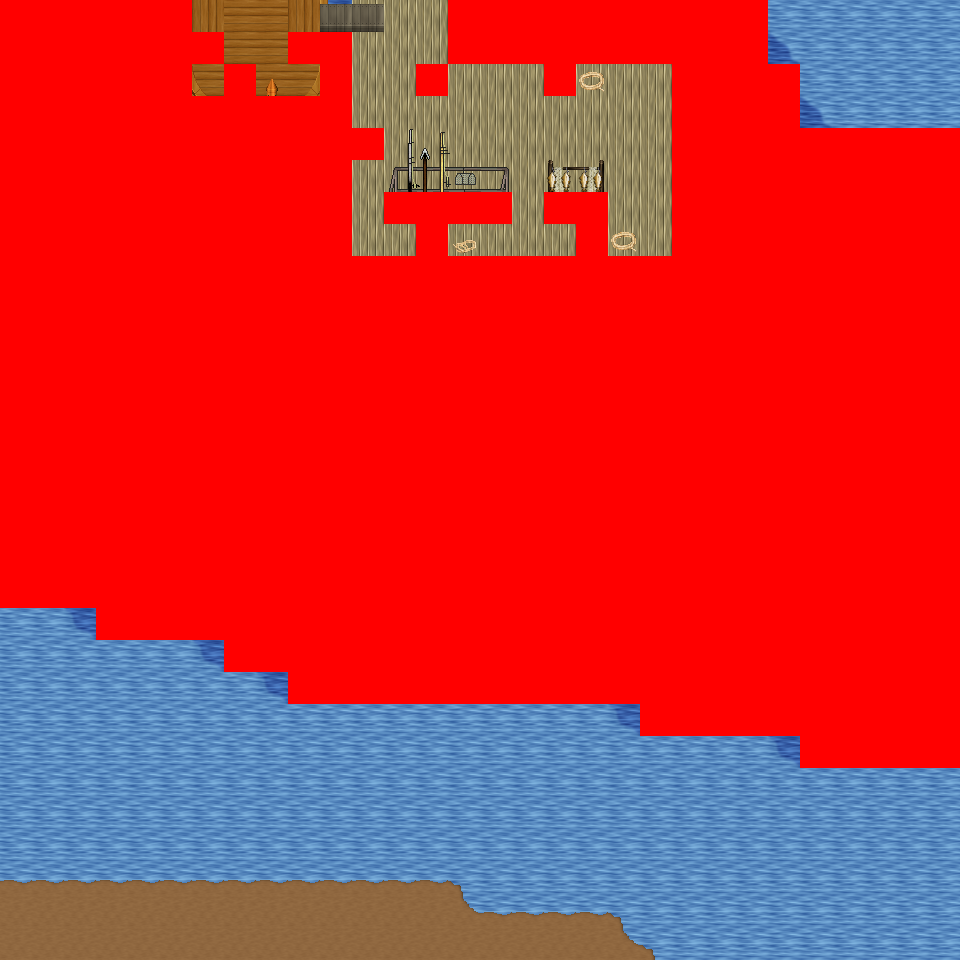

A 2D game scene composited from a Tiled map and its tileset images. What follows is a short description and the map's XML, with each tile layer's data collapsed to a summary:
An orthogonal 30x30 tile map with 32x32 px tiles, 6 tile layers (Ground, Object, Object2, Above, ...), 21 tilesets and 6 objects (6x mapExit).

<map version="1.0" orientation="orthogonal" renderorder="right-down" width="30" height="30" tilewidth="32" tileheight="32" nextobjectid="7">
  <tileset firstgid="1" name="tileset_logic_collision" tilewidth="32" tileheight="32" tilecount="1" columns="1">
    <image source="../drawable/tileset_logic_collision.png" width="32" height="32" />
  </tileset>
  <tileset firstgid="2" name="tileset_ground_ground" tilewidth="32" tileheight="32" tilecount="33" columns="3">
    <image source="../drawable/tileset_ground_ground.png" width="96" height="352" />
  </tileset>
  <tileset firstgid="35" name="tileset_building_castle" tilewidth="32" tileheight="32" tilecount="320" columns="20">
    <image source="../drawable/tileset_building_castle.png" width="640" height="512" />
  </tileset>
  <tileset firstgid="355" name="tileset_ground_water_pool" tilewidth="32" tileheight="32" tilecount="72" columns="3">
    <image source="../drawable/tileset_ground_water_pool.png" width="96" height="768" />
  </tileset>
  <tileset firstgid="427" name="tileset_ground_earth_edges" tilewidth="32" tileheight="32" tilecount="18" columns="6">
    <image source="../drawable/tileset_ground_earth_edges.png" width="192" height="96" />
  </tileset>
  <tileset firstgid="445" name="tileset_ground_grass_corners" tilewidth="32" tileheight="32" tilecount="24" columns="6">
    <image source="../drawable/tileset_ground_grass_corners.png" width="192" height="128" />
  </tileset>
  <tileset firstgid="469" name="tileset_ground_grass_edges" tilewidth="32" tileheight="32" tilecount="36" columns="12">
    <image source="../drawable/tileset_ground_grass_edges.png" width="384" height="96" />
  </tileset>
  <tileset firstgid="505" name="tileset_object_row_boat" tilewidth="32" tileheight="32" tilecount="30" columns="6">
    <image source="../drawable/tileset_object_row_boat.png" width="192" height="160" />
  </tileset>
  <tileset firstgid="535" name="tileset_item_ropes" tilewidth="32" tileheight="32" tilecount="4" columns="2">
    <image source="../drawable/tileset_item_ropes.png" width="64" height="64" />
  </tileset>
  <tileset firstgid="539" name="tileset_object_boardwalk" tilewidth="32" tileheight="32" tilecount="36" columns="6">
    <image source="../drawable/tileset_object_boardwalk.png" width="192" height="192" />
  </tileset>
  <tileset firstgid="575" name="tileset_object_ship" tilewidth="32" tileheight="32" tilecount="368" columns="16">
    <image source="../drawable/tileset_object_ship.png" width="512" height="736" />
  </tileset>
  <tileset firstgid="943" name="tileset_item_fishing_nets" tilewidth="32" tileheight="32" tilecount="6" columns="3">
    <image source="../drawable/tileset_item_fishing_nets.png" width="96" height="64" />
  </tileset>
  <tileset firstgid="949" name="tileset_item_fishrods" tilewidth="32" tileheight="32" tilecount="12" columns="4">
    <image source="../drawable/tileset_item_fishrods.png" width="128" height="96" />
  </tileset>
  <tileset firstgid="961" name="tileset_plant_stump_stump_vertical" tilewidth="32" tileheight="32" tilecount="1" columns="1">
    <image source="../drawable/tileset_plant_stump_stump_vertical.png" width="32" height="32" />
  </tileset>
  <tileset firstgid="962" name="tileset_item_pot_barrel" tilewidth="32" tileheight="32" tilecount="2" columns="1">
    <image source="../drawable/tileset_item_pot_barrel.png" width="32" height="64" />
  </tileset>
  <tileset firstgid="964" name="tileset_ground_cobbled_paving" tilewidth="32" tileheight="32" tilecount="1" columns="1">
    <image source="../drawable/tileset_ground_cobbled_paving.png" width="32" height="32" />
  </tileset>
  <tileset firstgid="965" name="tileset_ground_ladder_vertical_pale" tilewidth="32" tileheight="32" tilecount="5" columns="5">
    <image source="../drawable/tileset_ground_ladder_vertical_pale.png" width="160" height="32" />
  </tileset>
  <tileset firstgid="970" name="tileset_item_caution_sign" tilewidth="32" tileheight="32" tilecount="1" columns="1">
    <image source="../drawable/tileset_item_caution_sign.png" width="32" height="32" />
  </tileset>
  <tileset firstgid="971" name="tileset_ground_ridge_earth_dark" tilewidth="32" tileheight="32" tilecount="96" columns="12">
    <image source="../drawable/tileset_ground_ridge_earth_dark.png" width="384" height="256" />
  </tileset>
  <tileset firstgid="1067" name="tileset_ground_ridge_earth_pale" tilewidth="32" tileheight="32" tilecount="96" columns="12">
    <image source="../drawable/tileset_ground_ridge_earth_pale.png" width="384" height="256" />
  </tileset>
  <tileset firstgid="1163" name="tileset_plant_tree_tree_darkgreen" tilewidth="32" tileheight="32" tilecount="88" columns="8">
    <image source="../drawable/tileset_plant_tree_tree_darkgreen.png" width="256" height="352" />
  </tileset>
  <layer name="Ground" width="30" height="30">
    <data>[900 cells, 900 non-empty, 11 distinct tile ids]</data>
  </layer>
  <layer name="Object" width="30" height="30">
    <data>[900 cells, 68 non-empty, 27 distinct tile ids]</data>
  </layer>
  <layer name="Object2" width="30" height="30">
    <data>[900 cells, 51 non-empty, 42 distinct tile ids]</data>
  </layer>
  <layer name="Above" width="30" height="30">
    <data>[900 cells, 10 non-empty, 10 distinct tile ids]</data>
  </layer>
  <layer name="Above2" width="30" height="30">
    <data>[900 cells, 2 non-empty, 1 distinct tile ids]</data>
  </layer>
  <layer name="Walkable" width="30" height="30">
    <data>[900 cells, 569 non-empty, 1 distinct tile ids]</data>
  </layer>
  <objectgroup name="MapEvents">
    <object id="1" name="north" type="mapExit" x="192" y="0" width="256" height="32">
      <properties>
        <property name="map" value="level_0_x18_y76" />
        <property name="x" value="6" />
        <property name="y" value="28" />
      </properties>
    </object>
    <object id="2" name="north2" type="mapExit" x="768" y="0" width="192" height="32">
      <properties>
        <property name="map" value="level_0_x18_y76" />
        <property name="x" value="24" />
        <property name="y" value="28" />
      </properties>
    </object>
    <object id="3" name="south" type="mapExit" x="0" y="928" width="960" height="32">
      <properties>
        <property name="map" value="level_0_x18_y78" />
        <property name="x" value="0" />
        <property name="y" value="1" />
      </properties>
    </object>
    <object id="4" name="west" type="mapExit" x="0" y="608" width="32" height="352">
      <properties>
        <property name="map" value="level_0_x17_y77" />
        <property name="x" value="28" />
        <property name="y" value="19" />
      </properties>
    </object>
    <object id="5" name="east" type="mapExit" x="928" y="0" width="32" height="128">
      <properties>
        <property name="map" value="level_0_x19_y77" />
        <property name="x" value="1" />
        <property name="y" value="0" />
      </properties>
    </object>
    <object id="6" name="east2" type="mapExit" x="928" y="768" width="32" height="192">
      <properties>
        <property name="map" value="level_0_x19_y77" />
        <property name="x" value="1" />
        <property name="y" value="24" />
      </properties>
    </object>
  </objectgroup>
</map>
